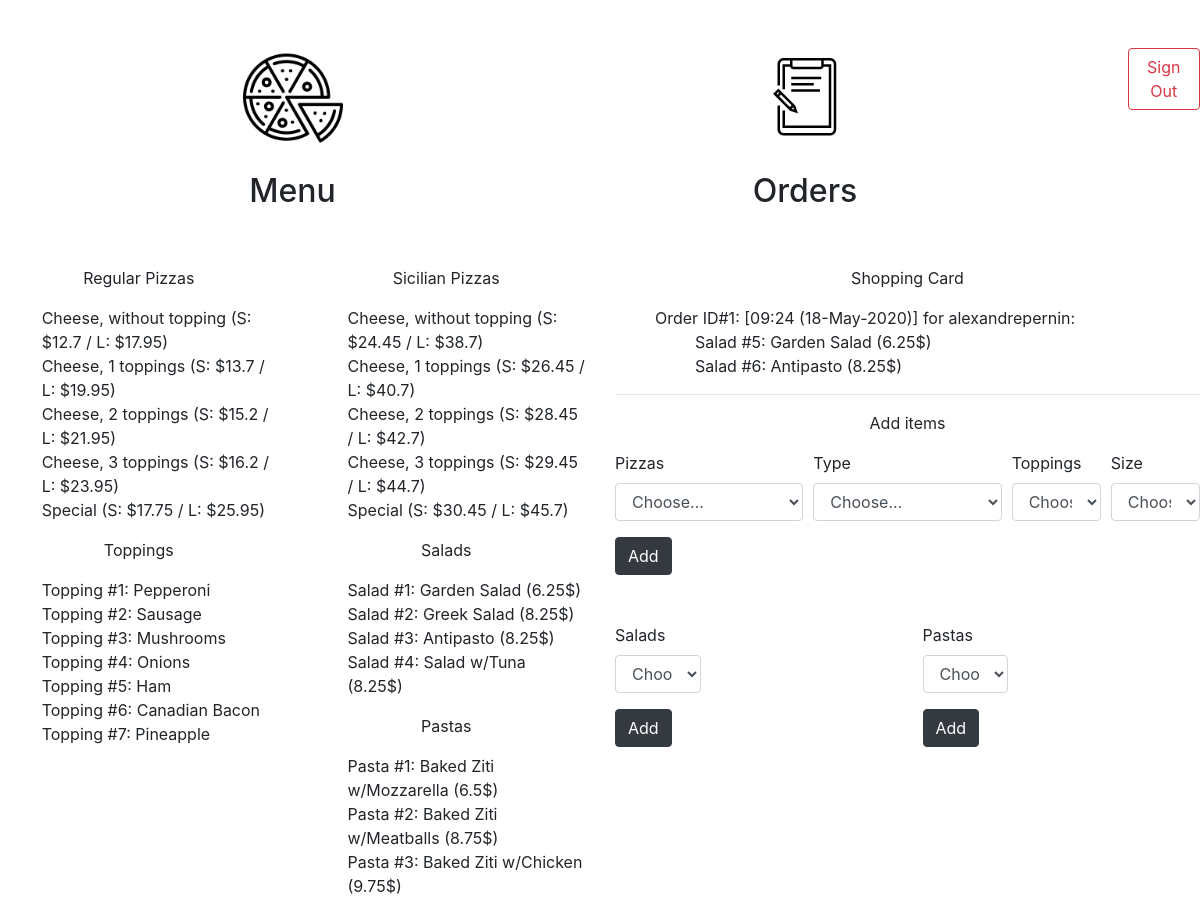
The app's page / (signed in) with its own data.
### orders/models.py (models this page shows, shortened)
class Pizza(models.Model):
    type = models.CharField(max_length=8, choices=[('regular', 'Regular'), ('sicilian', 'Sicilian')], default='regular')
    name = models.CharField(max_length=7, choices=[('cheese', 'Cheese'), ('special', 'Special')], default='cheese')
    toppings_nb = models.IntegerField(default=0, choices=[(0,'No Topping'), (1,'1 Topping'), (2, '2 Topping'), (3,'3 Topping')])
    toppings = models.ManyToManyField(Topping, blank=True, related_name="pizzas")
    size = models.CharField(max_length=1,choices=[('S', 'Small'), ('L', 'Large')], default='S')
    price_small = models.FloatField(default=0)
    price_large = models.FloatField(default=0)
    menu = models.BooleanField(default=False)
    def __str__(self):
        if self.menu==True:
            if self.name=='cheese':
                if self.toppings_nb==0:
                    return f"{self.name.capitalize()}, without topping (S: ${self.price_small} / L: ${self.price_large})"
                else:
                    return f"{self.name.capitalize()}, {self.toppings_nb} toppings (S: ${self.price_small} / L: ${self.price_large})"
            else:
                return f"{self.name.capitalize()} (S: ${self.price_small} / L: ${self.price_large})"

class Topping(models.Model):
    name = models.CharField(max_length=64)
    def __str__(self):
        return "Topping #{}: {}".format(self.id, self.name)

class Salad(models.Model):
    name = models.CharField(max_length=64)
    price = models.FloatField()
    menu = models.BooleanField(default=False)
    def __str__(self):
        return "Salad #{}: {} ({}$)".format(self.id, self.name, self.price)

class Pasta(models.Model):
    name = models.CharField(max_length=64)
    price = models.FloatField()
    menu = models.BooleanField(default=False)
    def __str__(self):
        return "Pasta #{}: {} ({}$)".format(self.id, self.name, self.price)

class Order(models.Model):
    user = models.ForeignKey(User, on_delete=models.CASCADE)
    pizzas = models.ManyToManyField(Pizza, blank=True, related_name="orders")
    salads = models.ManyToManyField(Salad, blank=True, related_name="orders")
    pastas = models.ManyToManyField(Pasta, blank=True, related_name="orders")
    created = models.DateTimeField(auto_now_add=True)
    validated = models.BooleanField(default=False)
    def __str__(self):
        date=self.created.strftime("%H:%M (%d-%b-%Y)")
        return f"Order ID#{self.id}: [{date}] for {self.user.username}"

### orders/views.py (the view)
# urls.py: path("", views.index, name="index"),
def index(request):
    if not request.user.is_authenticated:
        return render(request, "orders/login.html", {"message": None})
    context = {
        "user": request.user,
        "Regular_Pizzas": Pizza.objects.filter(type='regular', menu=True),
        "Sicilian_Pizzas": Pizza.objects.filter(type='sicilian', menu=True),
        "Toppings": Topping.objects.all(),
        "Salads": Salad.objects.filter(menu=True),
        "Pastas": Pasta.objects.filter(menu=True),
        "Orders": Order.objects.filter(validated=False, user=request.user)
    }
    logger.error("Processing code for index")
    return render(request, "orders/index.html", context)

### orders/templates/orders/index.html (shortened to what this page needs)
{% extends "orders/base.html" %}
{% block menu_left %}
<p class="text-center"> Regular Pizzas </p>
<ul class="padded">
  {% for pizza in Regular_Pizzas %}
  <li> {{pizza}} </li>
  {% endfor %}
</ul>
<p class="text-center"> Toppings </p>
<ul class="padded">
  {% for topping in Toppings %}
  <li> {{topping}} </li>
  {% endfor %}
</ul>
{% endblock %}
{% block menu_right %}
<p class="text-center"> Sicilian Pizzas </p>
<ul>
  {% for pizza in Sicilian_Pizzas %}
  <li> {{pizza}} </li>
  {% endfor %}
</ul>
<p class="text-center"> Salads </p>
<ul>
  {% for salad in Salads %}
  <li> {{salad}} </li>
  {% endfor %}
</ul>
<p class="text-center"> Pastas </p>
<ul>
  {% for pasta in Pastas %}
  <li> {{pasta}} </li>
  {% endfor %}
</ul>
{% endblock %}
{% block choice %}
<p class="text-center"> Shopping Card </p>
<ul>
  {% for order in Orders %}
  <li> {{order}}: </li>
  <ul>
    {% for salad in order.salads.all %}
    <li> {{salad}} </li>
    {% endfor %}
  </ul>
  {% endfor %}
</ul>
<hr>
<p class="text-center"> Add items </p>
<form>
  <div class="form-row">
    <div class="form-group col-md-4">
      <label for="inputState">Pizzas</label>
      <select id="inputState" class="form-control">
        <option selected>Choose...</option>
      </select>
    </div>
    <div class="form-group col-md-4">
      <label for="inputState">Type</label>
      <select id="inputState" class="form-control">
        <option selected>Choose...</option>
      </select>
    </div>
    <div class="form-group col-md-2">
      <label for="inputState">Toppings</label>
      <select id="inputState" class="form-control">
        <option selected>Choose...</option>
      </select>
    </div>
    <div class="form-group col-md-2">
      <label for="inputState">Size</label>
      <select id="inputState" class="form-control">
        <option selected>Choose...</option>
      </select>
    </div>
  </div>
  <button type="submit" class="btn btn-dark">Add</button>
</form>
<br>
<br>
<div class="row">
  <div class="col-6">
    <form id="salad_form" method="post">
      <div class="form-row">
        <div class="form-group col-md-4">
          <label for="inputState">Salads</label>
          <select id="salad" class="form-control">
            <option selected>Choose...</option>
          </select>
        </div>
      </div>
      <button type="submit" class="btn btn-dark">Add</button>
    </form>
  </div>
  <div class="col-6">
    <form>
      <div class="form-row">
        <div class="form-group col-md-4">
          <label for="inputState">Pastas</label>
          <select id="pasta" class="form-control">
            <option selected>Choose...</option>
          </select>
        </div>
      </div>
      <button type="submit" class="btn btn-dark">Add</button>
    </form>
    </div>
</div>
{% endblock %}
{% block exit %}
<a href="{% url 'logout' %}" class="btn btn-outline-danger" role="button" aria-pressed="true"> Sign Out </a>
{% endblock %}

### orders/templates/orders/base.html (shortened to what this page needs)
{% load static %}
<!DOCTYPE html>
<html>
    <head>
        <link rel="stylesheet" href="https://stackpath.bootstrapcdn.com/bootstrap/4.4.1/css/bootstrap.min.css">
        <link rel="stylesheet" href="{% static 'orders/styles.css' %}">
    </head>
    <body>
      <br>
      <br>
      <div class="row">
        <div class="col-1"></div>
        <div class="col-4">
          <img class="image_menu" src ="{% static "orders/pizzaicon.jpg" %}">
          <br>
          <h2 class="text-center"> Menu </h2>
        </div>
        <div class="col-1"></div>
        <div class="col-4">
          <img class="image_menu" src ="{% static "orders/ordericon.jpg" %}">
          <br>
          <h2 class="text-center">Orders</h2>
        </div>
        <div class="col-1"></div>
        <div class="col-1">{% block exit %} {% endblock %}</div>
      </div>
      <div class="row">
        <div class="col-3">
          <br>
          <br>
          {% block menu_left %} {% endblock %}
        </div>
        <div class="col-3">
          <br>
          <br>
          {% block menu_right %} {% endblock %}
        </div>
        <div class="col-6">
          <br>
          <br>
          {% block choice %} {% endblock %}
        </div>
      </div>
    </body>
</html>

### orders/static/orders/styles.css (style rules this page uses)
.text-center { text-align: center; }
.image_menu { width:100px; -ms-interpolation-mode:bicubic; display: block; margin-left: auto; margin-right: auto; }
ul { list-style-type: none; }
.padded { padding-left:15%; }

### records on screen
Pizza: menu+name+toppings_nb "Cheese, without topping (S: $12.7 / L: $17.95)"
Pizza: menu+name+toppings_nb "Cheese, 1 toppings (S: $13.7 / L: $19.95)"
Pizza: menu+name+toppings_nb "Cheese, 2 toppings (S: $15.2 / L: $21.95)"
Pizza: menu+name+toppings_nb "Cheese, 3 toppings (S: $16.2 / L: $23.95)"
Pizza: menu+name+price_small "Special (S: $17.75 / L: $25.95)"
Topping: id+name "Topping #1: Pepperoni"
Topping: id+name "Topping #2: Sausage"
Topping: id+name "Topping #3: Mushrooms"
Topping: id+name "Topping #4: Onions"
Topping: id+name "Topping #5: Ham"
Topping: id+name "Topping #6: Canadian Bacon"
Topping: id+name "Topping #7: Pineapple"
Pizza: menu+name+toppings_nb "Cheese, without topping (S: $24.45 / L: $38.7)"
Pizza: menu+name+toppings_nb "Cheese, 1 toppings (S: $26.45 / L: $40.7)"
Pizza: menu+name+toppings_nb "Cheese, 2 toppings (S: $28.45 / L: $42.7)"
Pizza: menu+name+toppings_nb "Cheese, 3 toppings (S: $29.45 / L: $44.7)"
Pizza: menu+name+price_small "Special (S: $30.45 / L: $45.7)"
Salad: id+name+price "Salad #1: Garden Salad (6.25$)"
Salad: id+name+price "Salad #2: Greek Salad (8.25$)"
Salad: id+name+price "Salad #3: Antipasto (8.25$)"
Salad: id+name+price "Salad #4: Salad w/Tuna (8.25$)"
Pasta: id+name+price "Pasta #1: Baked Ziti w/Mozzarella (6.5$)"
Pasta: id+name+price "Pasta #2: Baked Ziti w/Meatballs (8.75$)"
Pasta: id+name+price "Pasta #3: Baked Ziti w/Chicken (9.75$)"
Order: created+id+user "Order ID#1: [09:24 (18-May-2020)] for alexandrepernin"
Salad: id+name+price "Salad #5: Garden Salad (6.25$)"
Salad: id+name+price "Salad #6: Antipasto (8.25$)"
